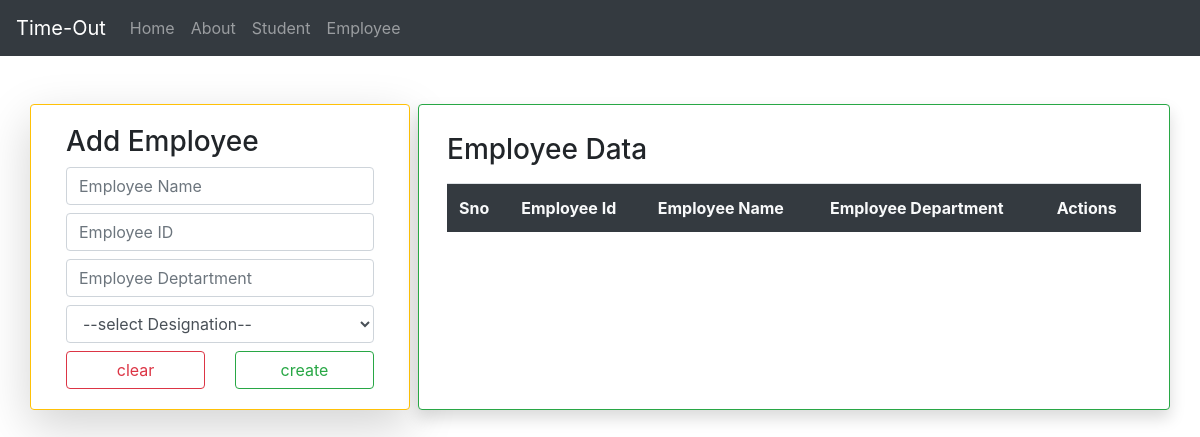
Before: /em/ with the older database file.
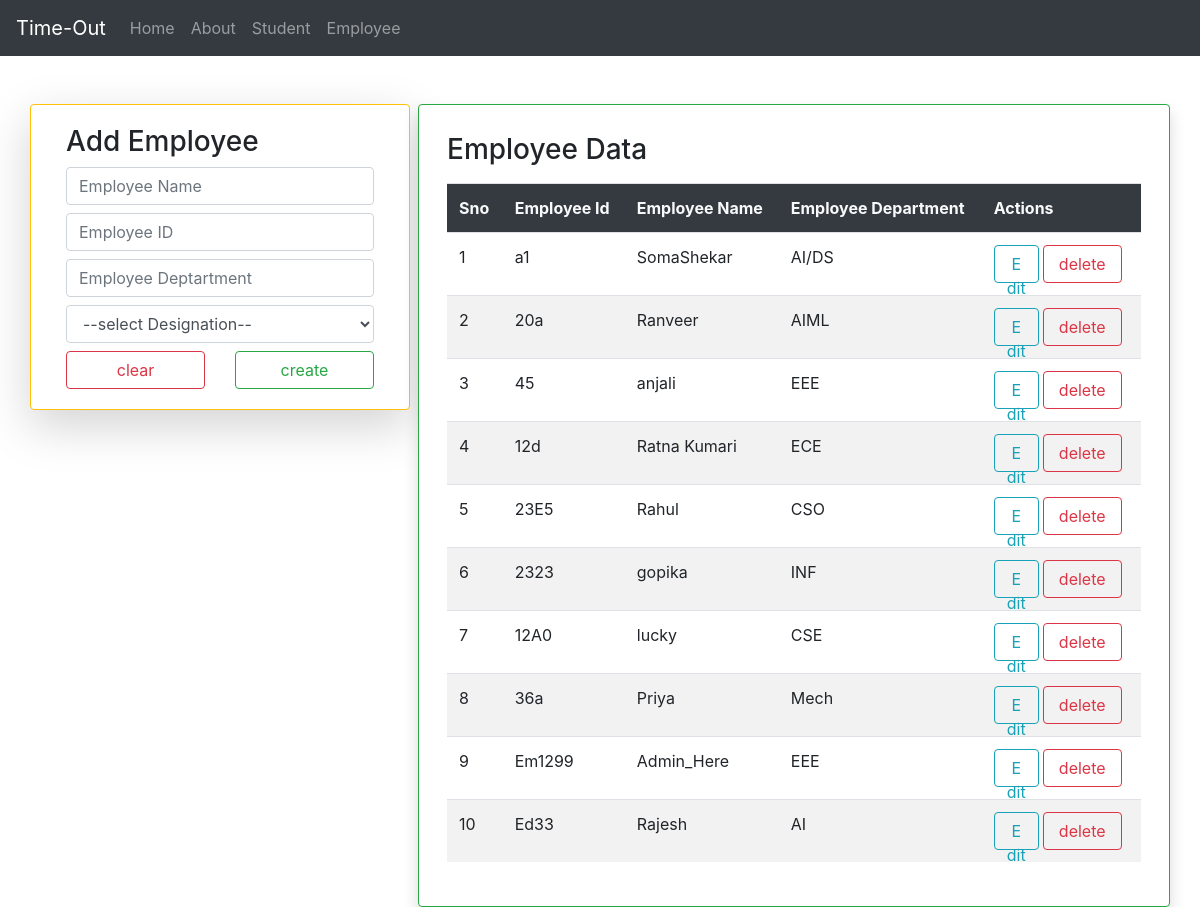
After: the same page with the newer database file.
### BSApp/models.py (models this page shows, shortened)
class Employee(models.Model):
	desig=[
			('0','--select Designation--'),
			('1','Intern'),
			('2','Assistant Professor'),
			('3','Professor'),
			('4','Trainee'),
			('5','Manager'),
	]
	eid=models.CharField(max_length=20)
	ename=models.CharField(max_length=120)
	edept=models.CharField(max_length=50)
	edesig=models.CharField(choices=desig,default='0',max_length=5)

### BSApp/views.py (the view)
# urls.py: path('em/',views.employee,name="emp"),
def employee(request):
	u=Employee.objects.all()
	if request.method=="POST":
		q=EmForm(request.POST)
		if q.is_valid():
			q.save()
			messages.success(request,"employee Created Successfully!!")
			return redirect('/em')
	q=EmForm()
	return render(request,'empy.html',{'d':q,'r':u})

### BSApp/forms.py
class EmForm(forms.ModelForm):
	class Meta:
		model=Employee
		fields=["ename","eid","edept","edesig"]
		widgets={
		"eid":forms.TextInput(attrs={
			"class":"form-control my-2",
			"placeholder":"Employee ID",
			}),
		"ename":forms.TextInput(attrs={
			"class":"form-control my-2",
			"placeholder":"Employee Name",
			}),
		"edept":forms.TextInput(attrs={
			"class":"form-control my-2",
			"placeholder":"Employee Deptartment",
			}),
		"edesig":forms.Select(attrs={
			"class":"form-control my-2",
			})
		}

### BSApp/templates/empy.html (shortened to what this page needs)
{% extends 'base.html' %}
{% block content %}
<div class="container mt-4">
	<div class="row">
		<div class="card col-md-4 mr-2 shadow-lg border border-warning h-100">
			<div class="card-body">
				<h3> Add Employee</h3>
				<form method="post">
					{% for j in d %}
							{{j}}
						{% endfor %}
					<div class="row">
						<div class="col">
							<input type="reset" href="{% url 'emp' %}" value="clear" class="form-control btn btn-outline-danger" name="">
						</div>
						<div class="col">
							<input type="submit" value="create" class="form-control btn btn-outline-success" name="">
						</div>
					</div>
				</form>
			</div>
		</div>
		<div class="card col shadow border border-success p-2">
			<div class="card-body">
			<h3>Employee Data</h3>
			<table class="table table-hover table-striped p-4 mt-3">
				<tr class="bg-dark text-light">
					<th>Sno</th>
					<th>Employee Id</th>
					<th>Employee Name</th>
					<th>Employee Department</th>
					<th>Actions</th>
				</tr>
				{% for k in r %}
				<tr>
					<td>{{forloop.counter}}</td>
					<td>{{k.eid}}</td>
					<td>{{k.ename}}</td>
					<td>{{k.edept}}</td>
					<td colspan="2"><a href="{% url 'eu' k.id %}" class="btn btn-outline-info col-sm-4 form-control mr-1">Edit</a><a href="{% url 'rdel' k.id %}" class="form-control btn btn-outline-danger col-sm-7">delete</a></td>
				{% endfor %}
				</tr>
		</div>
		</div>
	</div>
</div>
{% endblock %}

### BSApp/templates/base.html (shortened to what this page needs)
<!DOCTYPE html>
<html lang="en">
<head>
  <link rel="stylesheet" type="text/css" href="https://cdnjs.cloudflare.com/ajax/libs/font-awesome/6.5.1/css/fontawesome.min.css">
  <link rel="stylesheet" type="text/css" href="https://cdnjs.cloudflare.com/ajax/libs/font-awesome/6.5.1/css/solid.css">
  <link rel="stylesheet" href="https://cdn.jsdelivr.net/npm/bootstrap@4.6.2/dist/css/bootstrap.min.css">
</head>
<body>
  {% include 'navbar.html' %}
  {% block content %}
  {% endblock %}
</body>
</html>

### BSApp/templates/navbar.html (shortened to what this page needs)
<nav class="navbar navbar-expand-md bg-dark navbar-dark">
  <a class="navbar-brand" href="{% url 'home' %}">Time-Out</a>
  <div class="collapse navbar-collapse" id="collapsibleNavbar">
    <ul class="navbar-nav">
      <li class="nav-item">
        <a class="nav-link" href="{% url 'home' %}">Home</a>
      </li>
      <li class="nav-item">
        <a class="nav-link" href="{% url 'abt' %}">About</a>
      </li>
      <li class="nav-item">
        <a class="nav-link" href="{% url 'std' %}">Student</a>
      </li>
      <li class="nav-item">
        <a class="nav-link" href="{% url 'emp' %}">Employee</a>
      </li>
    </ul>
  </div>
</nav>
<br>

Changed rows visible on the page:
added Employee: eid "a1", ename "SomaShekar", edept "AI/DS"
added Employee: eid "20a", ename "Ranveer", edept "AIML"
added Employee: eid "45", ename "anjali", edept "EEE"
added Employee: eid "12d", ename "Ratna Kumari", edept "ECE"
added Employee: eid "23E5", ename "Rahul", edept "CSO"
added Employee: eid "2323", ename "gopika", edept "INF"
added Employee: eid "12A0", ename "lucky", edept "CSE"
added Employee: eid "36a", ename "Priya", edept "Mech"
added Employee: eid "Em1299", ename "Admin_Here", edept "EEE"
added Employee: eid "Ed33", ename "Rajesh", edept "AI"
